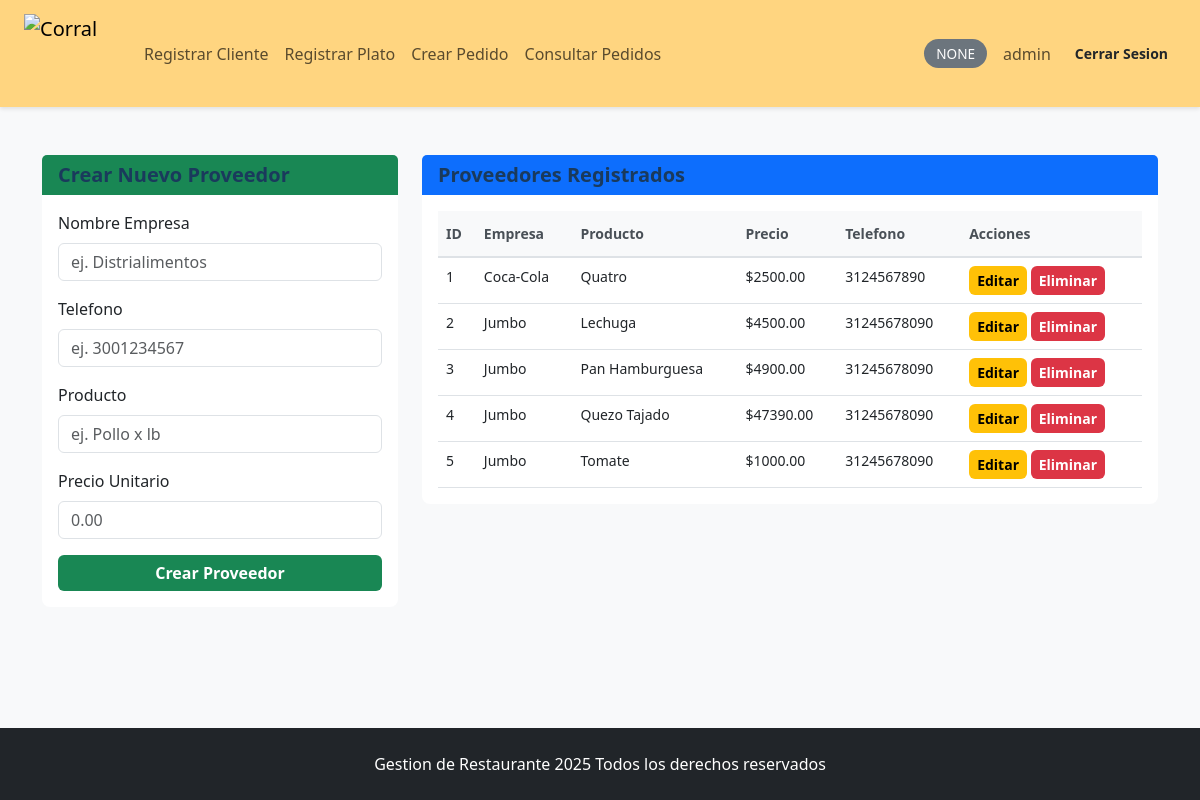
/admin/proveedores (signed in), run on the app's committed database.
### tables this page shows
CREATE TABLE proveedores (
            id INTEGER PRIMARY KEY AUTOINCREMENT,
            nombre_empresa TEXT NOT NULL,
            telefono TEXT NOT NULL,
            producto TEXT NOT NULL,
            precio REAL NOT NULL
        );

### app.py (the view)
@app.route('/admin/proveedores')
@login_required
@privilegio_required('ver_proveedores')
def admin_proveedores():
    conn = get_connection()
    proveedores = conn.execute("SELECT * FROM proveedores").fetchall()
    conn.close()
    registrar_log(session['username'], "acceso a gestion de proveedores")
    return render_template('admin_proveedores.html', proveedores=proveedores)

### app.py (called while the page is built)
def get_connection():
    conn = sqlite3.connect(DB)
    conn.row_factory = sqlite3.Row
    return conn

def registrar_log(usuario, accion):
    conn = get_connection()
    cursor = conn.cursor()
    fecha = datetime.now().strftime("%Y-%m-%d %H:%M:%S")
    cursor.execute("""
    INSERT INTO logs(usuario, accion, fecha)
    VALUES(?, ?, ?)
    """, (usuario, accion, fecha))
    conn.commit()
    conn.close()

def tiene_privilegio(user_id, privilegio):
    conn = get_connection()
    cursor = conn.cursor()
    cursor.execute("""
    SELECT p.nombre
    FROM privilegios p
    JOIN rol_privilegio rp ON p.id = rp.privilegio_id
    JOIN usuario_rol ur ON ur.rol_id = rp.rol_id
    WHERE ur.usuario_id = ?
    """, (user_id,))
    privilegios_usuario = [p[0] for p in cursor.fetchall()]
    conn.close()
    return privilegio in privilegios_usuario

def login_required(f):
    @wraps(f)
    def decorated_function(*args, **kwargs):
        if 'user_id' not in session:
            return redirect(url_for('login'))
        return f(*args, **kwargs)
    return decorated_function

def privilegio_required(privilegio):
    def decorator(f):
        @wraps(f)
        def decorated_function(*args, **kwargs):
            if 'user_id' not in session:
                return redirect(url_for('login'))
            if not tiene_privilegio(session['user_id'], privilegio):
                flash('sin permiso para acceder a esta seccion', 'danger')
                return redirect(url_for('index'))
            return f(*args, **kwargs)
        return decorated_function
    return decorator

### templates/admin_proveedores.html (shortened to what this page needs)
{% extends "base.html" %}
{% block contenido %}
<div class="row">
    <div class="col-lg-4 mb-4">
        <div class="card">
            <div class="card-header bg-success text-white">
                <h5 class="mb-0">Crear Nuevo Proveedor</h5>
            </div>
            <div class="card-body">
                <form method="POST" action="{{ url_for('admin_crear_proveedor') }}" class="needs-validation" novalidate>
                    <div class="mb-3">
                        <label for="nombre_empresa" class="form-label">Nombre Empresa</label>
                        <input type="text" class="form-control" id="nombre_empresa" name="nombre_empresa" placeholder="ej. Distrialimentos" required>
                    </div>
                    <div class="mb-3">
                        <label for="telefono" class="form-label">Telefono</label>
                        <input type="tel" class="form-control" id="telefono" name="telefono" placeholder="ej. 3001234567" required>
                    </div>
                    <div class="mb-3">
                        <label for="producto" class="form-label">Producto</label>
                        <input type="text" class="form-control" id="producto" name="producto" placeholder="ej. Pollo x lb" required>
                    </div>
                    <div class="mb-3">
                        <label for="precio" class="form-label">Precio Unitario</label>
                        <input type="number" class="form-control" id="precio" name="precio" step="0.01" placeholder="0.00" required>
                    </div>
                    <button type="submit" class="btn btn-success w-100">
                        Crear Proveedor
                    </button>
                </form>
            </div>
        </div>
    </div>
    <div class="col-lg-8">
        <div class="card">
            <div class="card-header bg-primary text-white">
                <h5 class="mb-0">Proveedores Registrados</h5>
            </div>
            <div class="card-body">
                <div class="table-responsive">
                    <table class="table table-hover">
                        <thead class="table-light">
                            <tr>
                                <th>ID</th>
                                <th>Empresa</th>
                                <th>Producto</th>
                                <th>Precio</th>
                                <th>Telefono</th>
                                <th>Acciones</th>
                            </tr>
                        </thead>
                        <tbody>
                            {% for proveedor in proveedores %}
                                <tr>
                                    <td>{{ proveedor.id }}</td>
                                    <td>{{ proveedor.nombre_empresa }}</td>
                                    <td>{{ proveedor.producto }}</td>
                                    <td>${{ "%.2f"|format(proveedor.precio) }}</td>
                                    <td>{{ proveedor.telefono }}</td>
                                    <td>
                                        <button type="button" class="btn btn-sm btn-warning" data-bs-toggle="modal" data-bs-target="#modalEditar{{ proveedor.id }}">
                                            Editar
                                        </button>
                                        <button type="button" class="btn btn-sm btn-danger" data-bs-toggle="modal" data-bs-target="#modalEliminar{{ proveedor.id }}">
                                            Eliminar
                                        </button>
                                    </td>
                                </tr>
                            {% endfor %}
                        </tbody>
                    </table>
                </div>
            </div>
        </div>
    </div>
</div>
{% endblock %}

### static/css/estilos.css (style rules this page uses)
html { height: 100%; }
body { background-color: #f8f9fa; font-family: 'Segoe UI', Tahoma, Geneva, Verdana, sans-serif; display: flex; flex-direction: column; min-height: 100vh; margin: 0; padding: 0; }
.card { border-radius: 8px; border: none; transition: transform 0.3s ease, box-shadow 0.3s ease; }
.card-header { border-radius: 8px 8px 0 0; border: none; }
.btn { font-weight: 600; transition: all 0.3s ease; border-radius: 6px; border: none; }
.form-control, .form-select { border: 1px solid #dee2e6; transition: border-color 0.3s ease, box-shadow 0.3s ease; border-radius: 6px; }
.table { margin-bottom: 0; font-size: 0.875rem; }
.table tbody tr { transition: background-color 0.2s ease; }
.table thead th { background-color: #f8f9fa; color: #495057; font-weight: 600; border-bottom: 2px solid #dee2e6; padding-top: 0.75rem; padding-bottom: 0.75rem; }
h1, h2, h3, h4, h5, h6 { color: #1a3a5c; margin-bottom: 1rem; font-weight: 700; }

### data on the page
proveedores: id "1", nombre_empresa "Coca-Cola", producto "Quatro", precio "2500.00", telefono "3124567890"
proveedores: id "2", nombre_empresa "Jumbo", producto "Lechuga", precio "4500.00", telefono "31245678090"
proveedores: id "3", nombre_empresa "Jumbo", producto "Pan Hamburguesa", precio "4900.00", telefono "31245678090"
proveedores: id "4", nombre_empresa "Jumbo", producto "Quezo Tajado", precio "47390.00", telefono "31245678090"
proveedores: id "5", nombre_empresa "Jumbo", producto "Tomate", precio "1000.00", telefono "31245678090"

### other printed values
{{ session.get('rol') }} "NONE"
{{ session.get('username', 'usuario') }} "admin"
